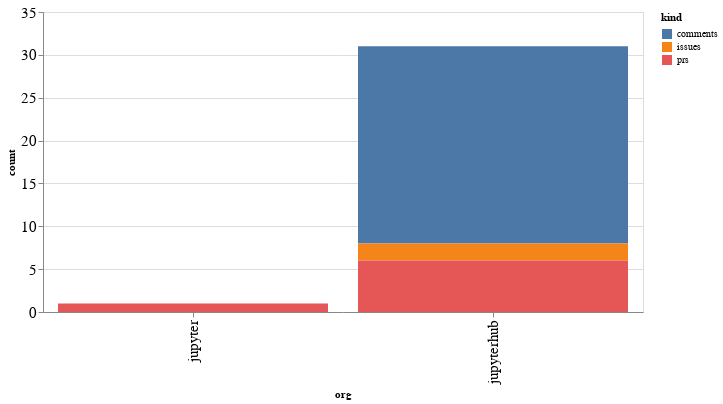

Notebook cell for this chart:
### Code cell
alt.Chart(org_summaries, width=600).mark_bar().encode(
    x='org',
    y='count',
    color='kind',
    tooltip="org"
)

### Figure 1 — Vega-Lite specification as saved in the notebook (floating-point values rounded to 4 significant figures)
{"config": {"axisLeft": {"labelFontSize": 15}, "axisBottom": {"labelFontSize": 15}}, "data": {"name": "data-1b5aab3767b9963b0d1b7c7c436d7fe4"}, "mark": "bar", "encoding": {"color": {"type": "nominal", "field": "kind"}, "tooltip": {"type": "nominal", "field": "org"}, "x": {"type": "nominal", "field": "org"}, "y": {"type": "quantitative", "field": "count"}}, "width": 600, "$schema": "https://vega.github.io/schema/vega-lite/v4.8.1.json", "datasets": {"data-1b5aab3767b9963b0d1b7c7c436d7fe4": [{"org": "jupyter", "kind": "prs", "count": 1}, {"org": "jupyterhub", "kind": "comments", "count": 23}, {"org": "jupyterhub", "kind": "issues", "count": 2}, {"org": "jupyterhub", "kind": "prs", "count": 6}]}}
